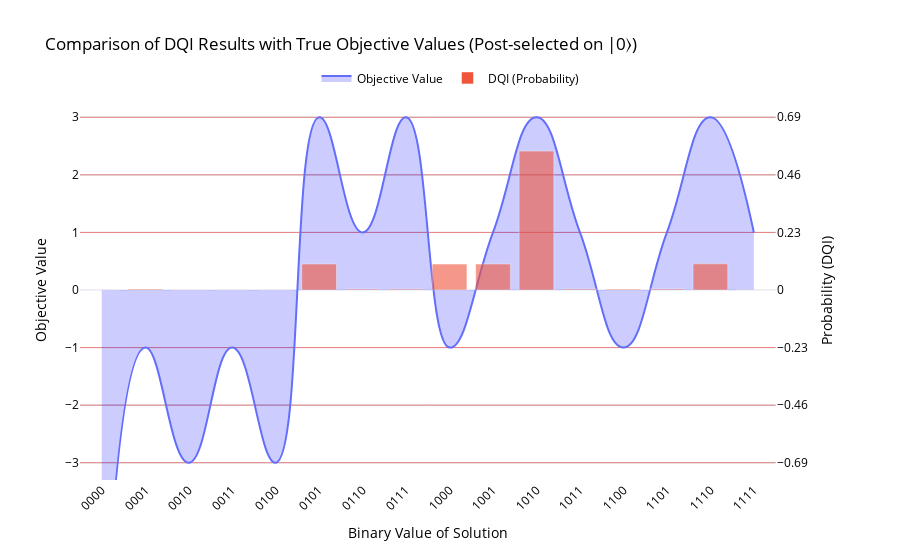

Source (notebook cell):
### Markdown cell above
Further, filter and combine the counts, then visualize the modified data.

### Code cell
counts_filtered = post_selection_counts(counts)
plot_results_union_plotly(
    brute_force_results,
    counts_filtered,
    plot_name="Comparison of DQI Results with True Objective Values (Post-selected on |0⟩)",
    spline_smoothing=1.3
)

### Figure 1 — Plotly figure (JSON) as saved in the notebook; plotly's stock layout.template omitted (floating-point values rounded to 4 significant figures)
{"data": [{"fill": "tozeroy", "fillcolor": "rgba(0,0,255,0.2)", "line": {"shape": "spline", "smoothing": 1.3}, "mode": "lines", "name": "Objective Value", "type": "scatter", "x": ["0000", "0001", "0010", "0011", "0100", "0101", "0110", "0111", "1000", "1001", "1010", "1011", "1100", "1101", "1110", "1111"], "xaxis": "x", "y": [-7, -1, -3, -1, -3, 3, 1, 3, -1, 1, 3, 1, -1, 1, 3, 1], "yaxis": "y"}, {"marker": {"opacity": 0.6}, "name": "DQI (Probability)", "type": "bar", "x": ["0000", "0001", "0010", "0011", "0100", "0101", "0110", "0111", "1000", "1001", "1010", "1011", "1100", "1101", "1110", "1111"], "xaxis": "x", "y": [0.001002, 0.004152, 0.001217, 0.001092, 0.00111, 0.104, 0.003794, 0.00358, 0.1036, 0.104, 0.5548, 0.003705, 0.003615, 0.004295, 0.1048, 0.001199], "yaxis": "y2"}], "layout": {"font": {"color": "black"}, "legend": {"orientation": "h", "x": 0.5, "xanchor": "center", "y": 1.02, "yanchor": "bottom"}, "title": {"text": "Comparison of DQI Results with True Objective Values (Post-selected on |0⟩)"}, "xaxis": {"anchor": "y", "domain": [0, 0.94], "tickangle": -45, "title": {"text": "Binary Value of Solution"}}, "yaxis": {"anchor": "x", "domain": [0, 1], "dtick": 1, "gridcolor": "lightblue", "range": [-3.3, 3.3], "showgrid": true, "tick0": 0, "title": {"text": "Objective Value"}}, "yaxis2": {"anchor": "x", "dtick": 0.23, "gridcolor": "lightcoral", "overlaying": "y", "range": [-0.759, 0.759], "showgrid": true, "side": "right", "tick0": 0, "title": {"text": "Probability (DQI)"}}}}
